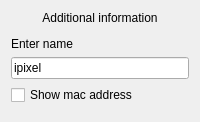
      <widget class="QWidget" name="page_4">
       <layout class="QVBoxLayout" name="verticalLayout_5">
        <item>
         <widget class="QLabel" name="label_6">
          <property name="sizePolicy">
           <sizepolicy hsizetype="Preferred" vsizetype="Maximum">
            <horstretch>0</horstretch>
            <verstretch>0</verstretch>
           </sizepolicy>
          </property>
          <property name="text">
           <string>Additional information</string>
          </property>
          <property name="alignment">
           <set>Qt::AlignmentFlag::AlignCenter</set>
          </property>
         </widget>
        </item>
        <item>
         <widget class="QWidget" name="widget_8" native="true">
          <property name="sizePolicy">
           <sizepolicy hsizetype="Preferred" vsizetype="Maximum">
            <horstretch>0</horstretch>
            <verstretch>0</verstretch>
           </sizepolicy>
          </property>
          <layout class="QHBoxLayout" name="horizontalLayout_3">
           <property name="leftMargin">
            <number>0</number>
           </property>
           <property name="topMargin">
            <number>0</number>
           </property>
           <property name="rightMargin">
            <number>0</number>
           </property>
           <property name="bottomMargin">
            <number>0</number>
           </property>
          </layout>
         </widget>
        </item>
        <item>
         <widget class="QLabel" name="label_8">
          <property name="sizePolicy">
           <sizepolicy hsizetype="Preferred" vsizetype="Maximum">
            <horstretch>0</horstretch>
            <verstretch>0</verstretch>
           </sizepolicy>
          </property>
          <property name="text">
           <string>Enter name</string>
          </property>
         </widget>
        </item>
        <item>
         <widget class="QLineEdit" name="lineEdit_2">
          <property name="text">
           <string>ipixel</string>
          </property>
         </widget>
        </item>
        <item>
         <widget class="QCheckBox" name="checkBox">
          <property name="text">
           <string>Show mac address</string>
          </property>
         </widget>
        </item>
        <item>
         <widget class="QWidget" name="widget_3" native="true"/>
        </item>
       </layout>
      </widget>
